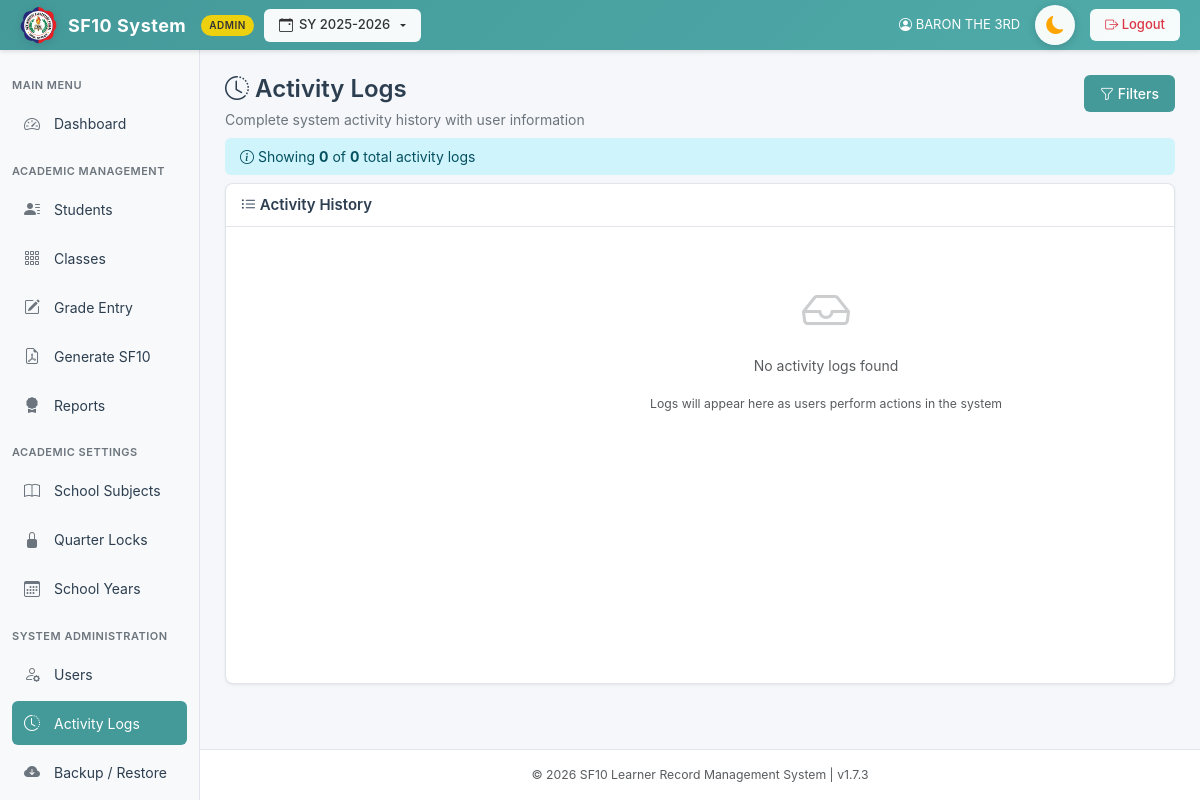
Before: /pages/logs.php?user_id=20 (signed in) with the older database file.
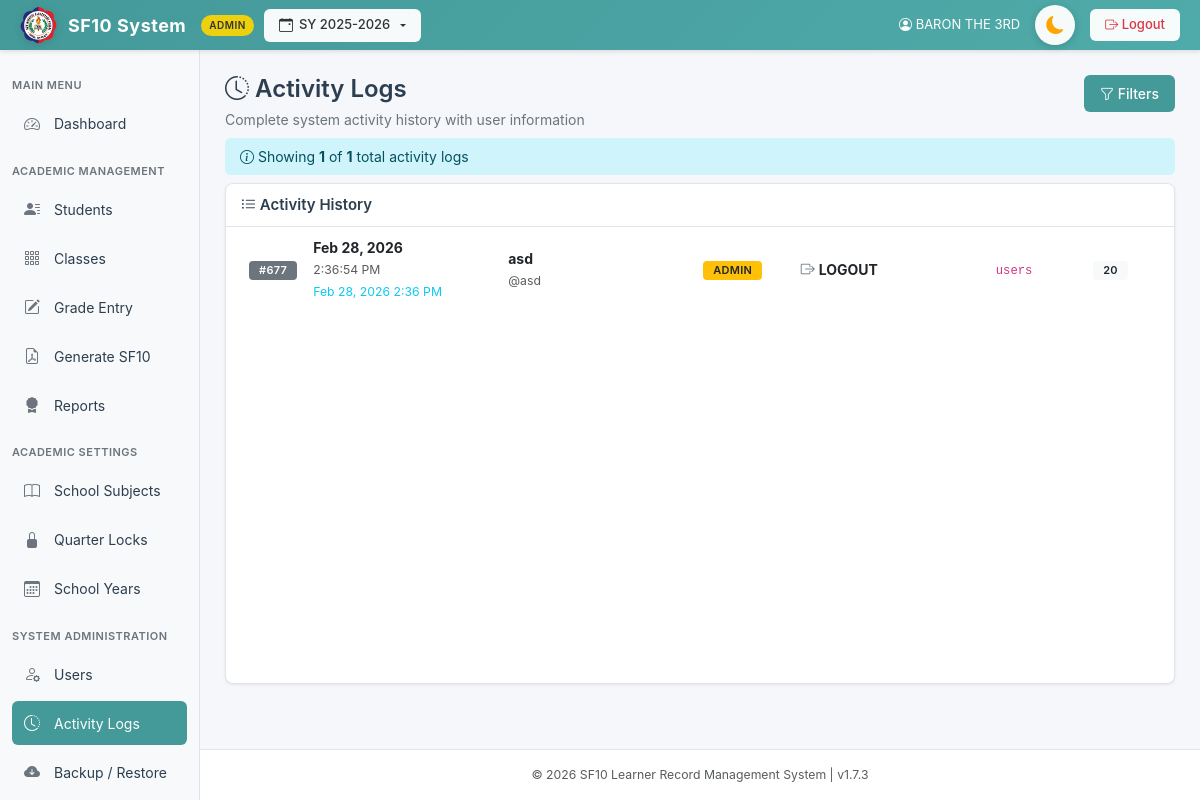
After: the same page with the newer database file.
### tables this page shows
CREATE TABLE `change_logs` (
  `id` int(11) NOT NULL AUTO_INCREMENT,
  `user_id` int(11) DEFAULT NULL,
  `action` varchar(255) DEFAULT NULL,
  `table_name` varchar(50) DEFAULT NULL,
  `record_id` int(11) DEFAULT NULL,
  `timestamp` datetime DEFAULT current_timestamp(),
  `details` text DEFAULT NULL,
  PRIMARY KEY (`id`),
  KEY `user_id` (`user_id`),
  CONSTRAINT `change_logs_ibfk_1` FOREIGN KEY (`user_id`) REFERENCES `users` (`id`) ON DELETE SET NULL
);

CREATE TABLE `users` (
  `id` int(11) NOT NULL AUTO_INCREMENT,
  `username` varchar(50) NOT NULL,
  `password` varchar(255) NOT NULL,
  `full_name` varchar(100) NOT NULL,
  `role` enum('admin','teacher') NOT NULL,
  `school_name` varchar(255) DEFAULT NULL,
  `school_id` varchar(50) DEFAULT NULL,
  `district` varchar(100) DEFAULT NULL,
  `division` varchar(100) DEFAULT NULL,
  `region` varchar(100) DEFAULT NULL,
  `subject_id` int(11) DEFAULT NULL COMMENT 'For subject teachers - which subject they teach',
  `created_at` timestamp NOT NULL DEFAULT current_timestamp(),
  `totp_secret` varchar(255) DEFAULT NULL,
  `2fa_on_login` tinyint(1) DEFAULT 0,
  `remember_token` varchar(255) DEFAULT NULL,
  PRIMARY KEY (`id`),
  UNIQUE KEY `username` (`username`),
  KEY `fk_users_subject` (`subject_id`),
  CONSTRAINT `fk_users_subject` FOREIGN KEY (`subject_id`) REFERENCES `subjects` (`id`) ON DELETE SET NULL ON UPDATE CASCADE
);

### pages/logs.php (the view, shortened to what the rows shown need)
<?php
require_once '../includes/db.php';
include '../templates/header.php';
$page = isset($_GET['page']) ? (int)$_GET['page'] : 1;
$per_page = 50;
$offset = ($page - 1) * $per_page;
$filter_user = isset($_GET['user_id']) ? (int)$_GET['user_id'] : 0;
$where_conditions = [];
$params = [];
$param_types = '';
if ($filter_user > 0) {
    $where_conditions[] = "cl.user_id = ?";
    $params[] = $filter_user;
    $param_types .= 'i';
}
$where_sql = !empty($where_conditions) ? 'WHERE ' . implode(' AND ', $where_conditions) : '';
$logs_query = "SELECT cl.*, u.username, u.full_name, u.role
               FROM change_logs cl
               LEFT JOIN users u ON cl.user_id = u.id
               $where_sql
               ORDER BY cl.timestamp DESC
               LIMIT ? OFFSET ?";
$params[] = $per_page;
$params[] = $offset;
$param_types .= 'ii';
$stmt = $conn->prepare($logs_query);
if (!empty($where_conditions)) {
    $stmt->bind_param($param_types, ...$params);
} else {
    $stmt->bind_param('ii', $per_page, $offset);
}
$stmt->execute();
$logs = $stmt->get_result();
function getActionIcon($action) {
    $icons = [
        'INSERT' => 'bi-plus-circle text-success',
        'UPDATE' => 'bi-pencil-square text-warning',
        'DELETE' => 'bi-trash text-danger',
        'LOGIN' => 'bi-box-arrow-in-right text-info',
        'LOGOUT' => 'bi-box-arrow-right text-secondary',
        'CREATE' => 'bi-file-plus text-success',
        'GRADE_ENTRY' => 'bi-journal-check text-primary',
    ];
    return $icons[$action] ?? 'bi-circle text-muted';
}
function timeAgo($datetime) {
    $timestamp = strtotime($datetime);
    $now = time();
    $diff = $now - $timestamp;
    return date('M d, Y g:i A', $timestamp);
}
?>
<div class="d-flex justify-content-between align-items-start mb-2">
    <div class="page-header mb-0">
        <h2><i class="bi bi-clock-history"></i> Activity Logs</h2>
    </div>
</div>
<div class="card activity-card">
    <div class="card-body p-0 logs-card-body">
        <div class="log-row-container">
            <?php if ($logs->num_rows > 0): ?>
                <?php while($log = $logs->fetch_assoc()): ?>
                <div class="log-row">
                    <div class="row align-items-center">
                        <div class="col-auto" data-label="ID:">
                            <span class="badge bg-secondary">#<?= $log['id'] ?></span>
                        </div>
                        <div class="col-md-2" data-label="Date:">
                            <div>
                                <div><strong><?= date('M d, Y', strtotime($log['timestamp'])) ?></strong></div>
                                <small class="text-muted"><?= date('g:i:s A', strtotime($log['timestamp'])) ?></small><br>
                                <small class="text-info"><?= timeAgo($log['timestamp']) ?></small>
                            </div>
                        </div>
                        <div class="col-md-2" data-label="User:">
                            <div>
                                <div><strong><?= htmlspecialchars($log['full_name'] ?? 'System') ?></strong></div>
                                <small class="text-muted">@<?= htmlspecialchars($log['username'] ?? 'system') ?></small>
                            </div>
                        </div>
                        <div class="col-md-1" data-label="Role:">
                            <div>
                                <?php if ($log['role']): ?>
                                <span class="badge <?= $log['role'] === 'admin' ? 'bg-warning text-dark' : 'bg-info' ?>">
                                    <?= strtoupper($log['role']) ?>
                                </span>
                                <?php else: ?>
                                <span class="badge bg-secondary">SYSTEM</span>
                                <?php endif; ?>
                            </div>
                        </div>
                        <div class="col-md-2" data-label="Action:">
                            <div>
                                <i class="bi <?= getActionIcon($log['action']) ?>"></i>
                                <strong><?= htmlspecialchars($log['action']) ?></strong>
                            </div>
                        </div>
                        <div class="col-md-1" data-label="Table:">
                            <code><?= htmlspecialchars($log['table_name']) ?></code>
                        </div>
                        <div class="col-md-1" data-label="Record:">
                            <div>
                                <?php if ($log['record_id']): ?>
                                <span class="badge bg-light text-dark"><?= $log['record_id'] ?></span>
                                <?php else: ?>
                                <span class="text-muted">-</span>
                                <?php endif; ?>
                            </div>
                        </div>
                    </div>
                </div>
                <?php endwhile; ?>
            <?php endif; ?>
        </div>
    </div>
</div>
<?php include '../templates/footer.php'; ?>

Changed rows visible on the page:
added change_logs: id "677", timestamp "Feb 28, 2026", timestamp "2:36:54 PM", timestamp "Feb 28, 2026 2:36 PM", user.full_name "asd", user.username "asd", user.role "ADMIN", action "LOGOUT", table_name "users", record "20"
Other visible differences:
$logs->num_rows: "0" → "1"
$total_logs: "0" → "1"
text no longer shown: "No activity logs found Logs will appear here as users perform actions in the system"
